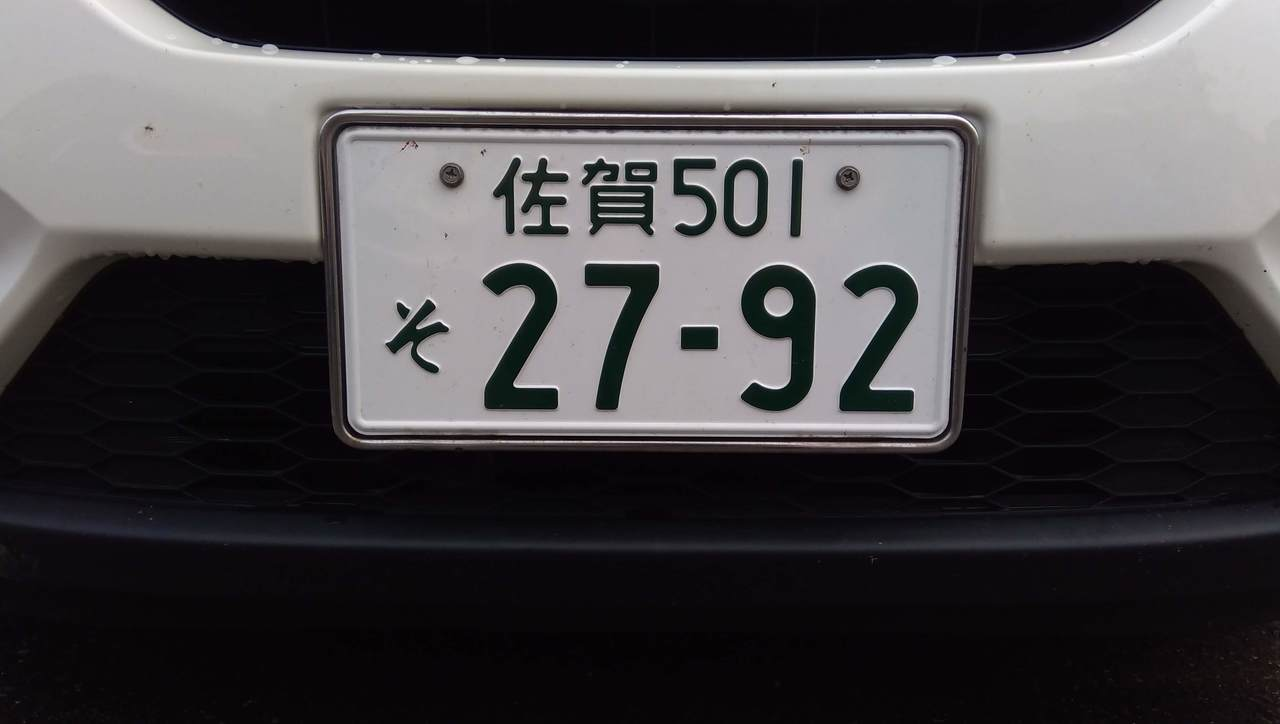
#> input picture ocr_dir/license_plate.jpg, 1280 x 724 px, found by its file name
$ jupyter execute ocr.ipynb
#> lines starting #> are read from the running program, lines starting #| are printed output that depends on the picture; after the words box and inside, x2 and y2 are one past the last pixel; in counts of white or black regions, pixels touching at a corner belong together
[cell 1]
# !pip install matplotlib # opencv-python numpy

[cell 2]
import cv2
import numpy as np
from matplotlib import pyplot as plt
img_dir = '/Users/yama/python/ocr_dir/'
img = cv2.imread(f'{img_dir}license_plate.jpg')
#> img is the input picture: shape (724, 1280, 3); mean B, G, R 71.7, 69.8, 72
img_rgb = cv2.cvtColor(img, cv2.COLOR_BGR2RGB)
img_gray = cv2.cvtColor(img, cv2.COLOR_BGR2GRAY)
# 平滑化処理 todo:エッジ検出の後の方が良い？
gray_image = cv2.bilateralFilter(img_gray, 11, 17, 17) # arg: img, d(フィルタの直径), sigmaColor(色空間の標準偏差), sigmaSpace(座標空間の標準偏差)
edged_image = cv2.Canny(gray_image, 30, 200) # todo: to check
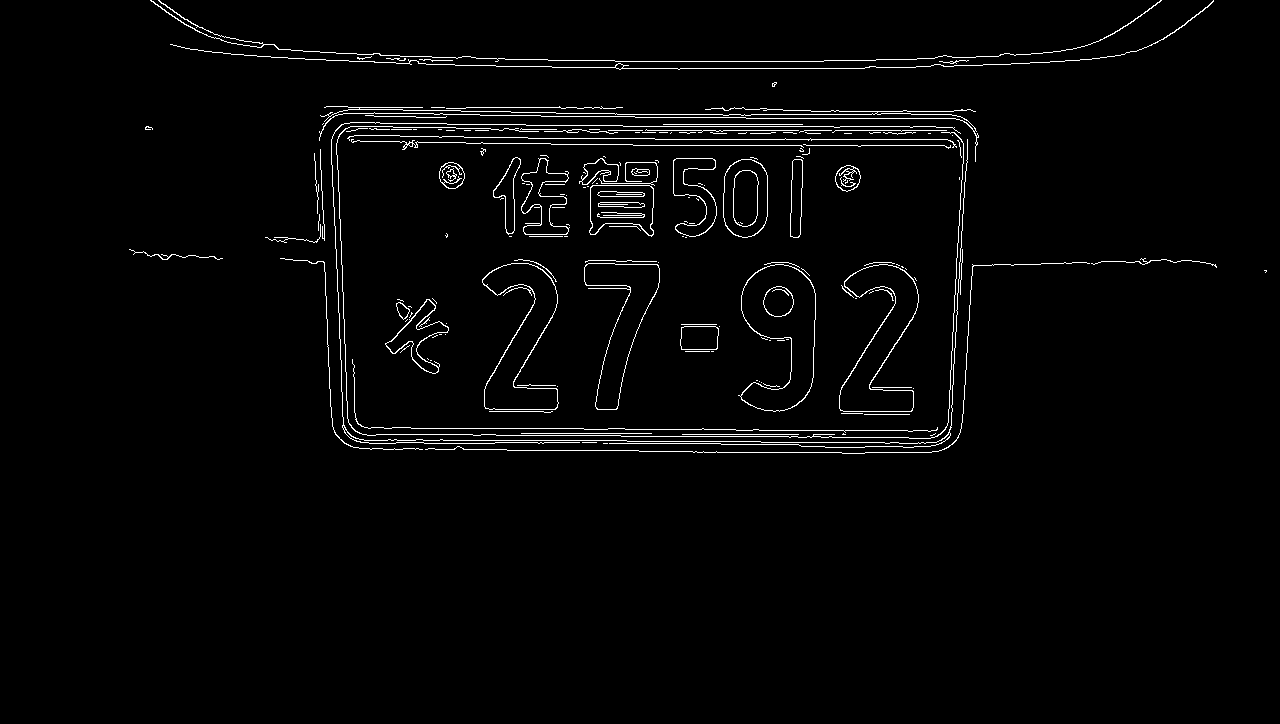
#> edged_image: shape (724, 1280); 2.2% white in thin lines or dots, all inside (x1, y1, x2, y2) = (129, 0, 1267, 454)
# close dilation, erosionを行いエッジを2本の細いエッジをまとめる
img_close = cv2.morphologyEx(edged_image, cv2.MORPH_CLOSE, np.ones((5, 5), dtype=gray_image.dtype))
#> img_close: shape (724, 1280); 4.1% white; 28 white regions (3 under 20 px), largest, box (x1, y1, x2, y2) and area: (280, 122, 1217, 454) 18075, (319, 106, 979, 162) 5112, (150, 0, 1214, 70) 3520
img_dilation = cv2.dilate(edged_image, np.ones((5, 5), dtype=edged_image.dtype))
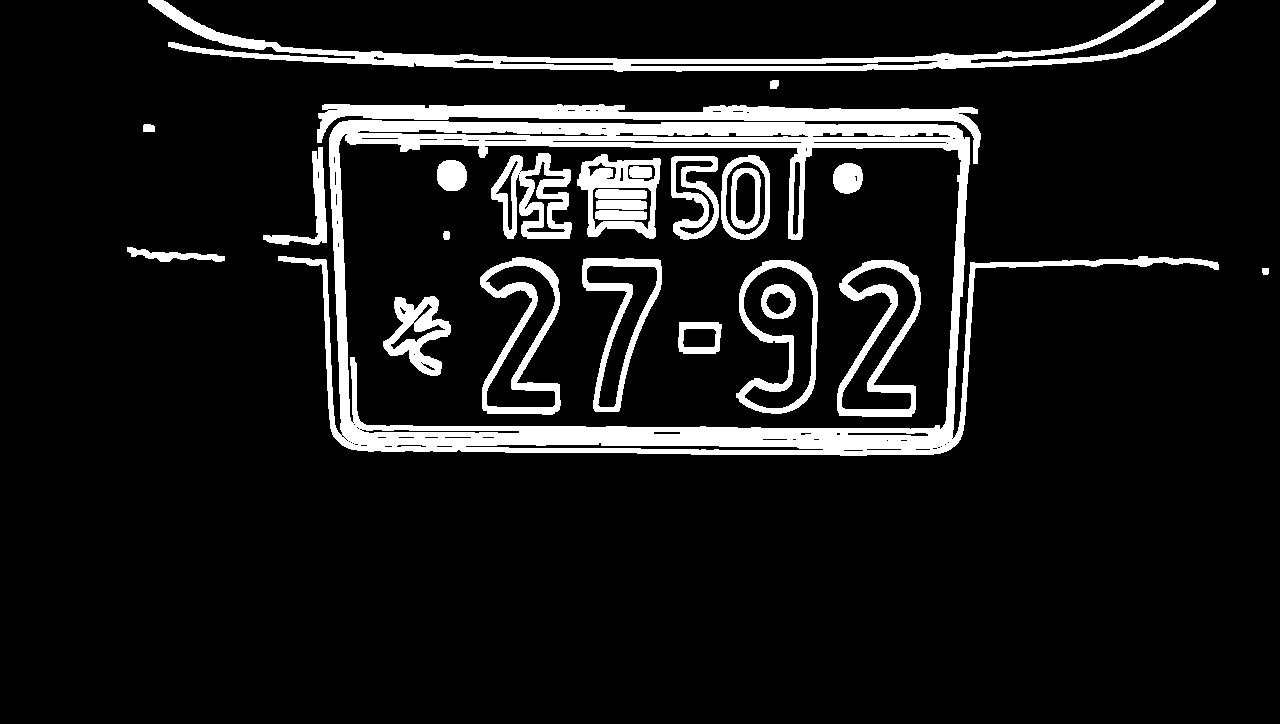
#> img_dilation: shape (724, 1280); 10.1% white; 27 white regions
contours, new = cv2.findContours(img_dilation.copy(), cv2.RETR_LIST, cv2.CHAIN_APPROX_SIMPLE)
#> contours = 132 contours, 51 with area under 20; largest, box (x1, y1, x2, y2) and area: (278, 120, 1219, 456) 209194, (338, 133, 962, 430) 169092, (148, 0, 1216, 72) 11766, (736, 260, 818, 414) 8452, (317, 104, 981, 164) 7961; new = 132 rows, first 6: [1, -1, -1, -1], [2, 0, -1, -1], [3, 1, -1, -1], [4, 2, -1, -1], [5, 3, -1, -1], [6, 4, -1, -1]
img1 = img.copy()
cv2.drawContours(img1, contours, -1, (0, 255, 0), 3) # 先にエッジ膨張させるのもあり
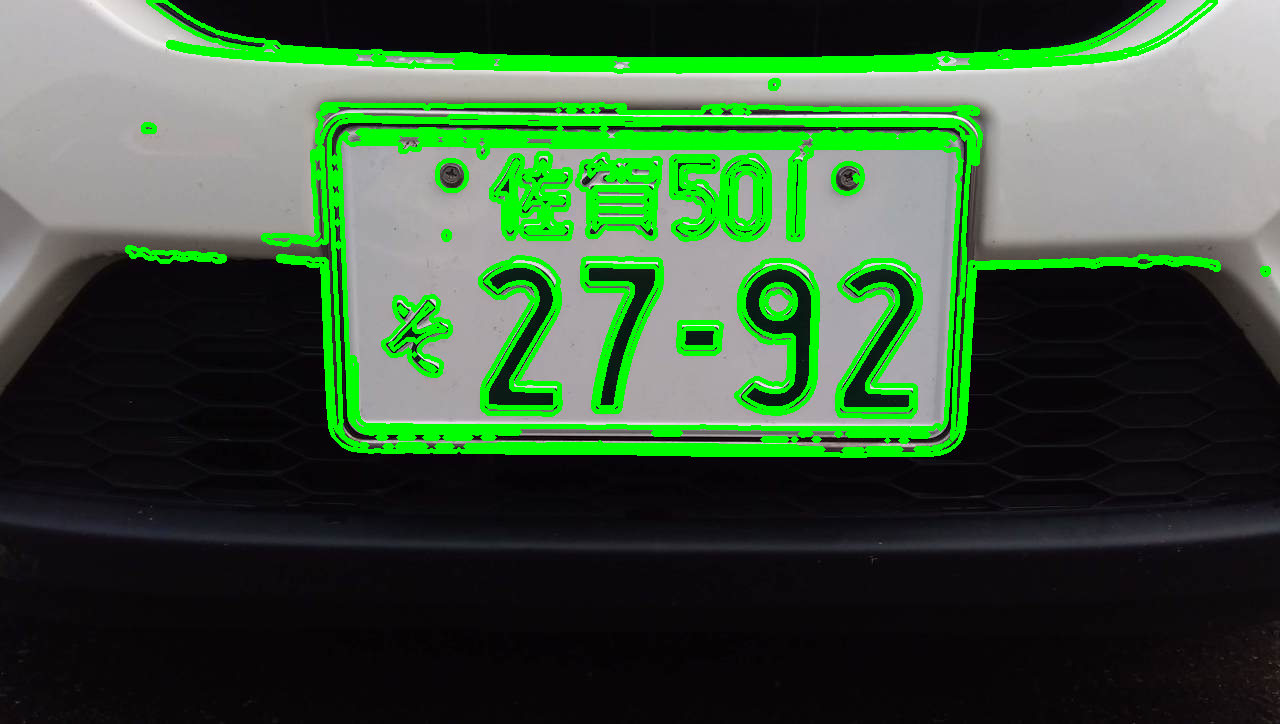
#> img1: shape (724, 1280, 3); 11.55% of pixels changed, all inside (x1, y1, x2, y2) = (125, 0, 1271, 458)
plt.imshow(img1)
contours = sorted(contours, key = cv2.contourArea, reverse = True)[:30]
#> contours = 30 contours; largest, box (x1, y1, x2, y2) and area: (278, 120, 1219, 456) 209194, (338, 133, 962, 430) 169092, (148, 0, 1216, 72) 11766, (736, 260, 818, 414) 8452, (317, 104, 981, 164) 7961
# stores the license plate contour
screenCnt = None
img2 = img.copy()
# draws top 30 contours
cv2.drawContours(img2, contours, -1, (0, 255, 0), 3)
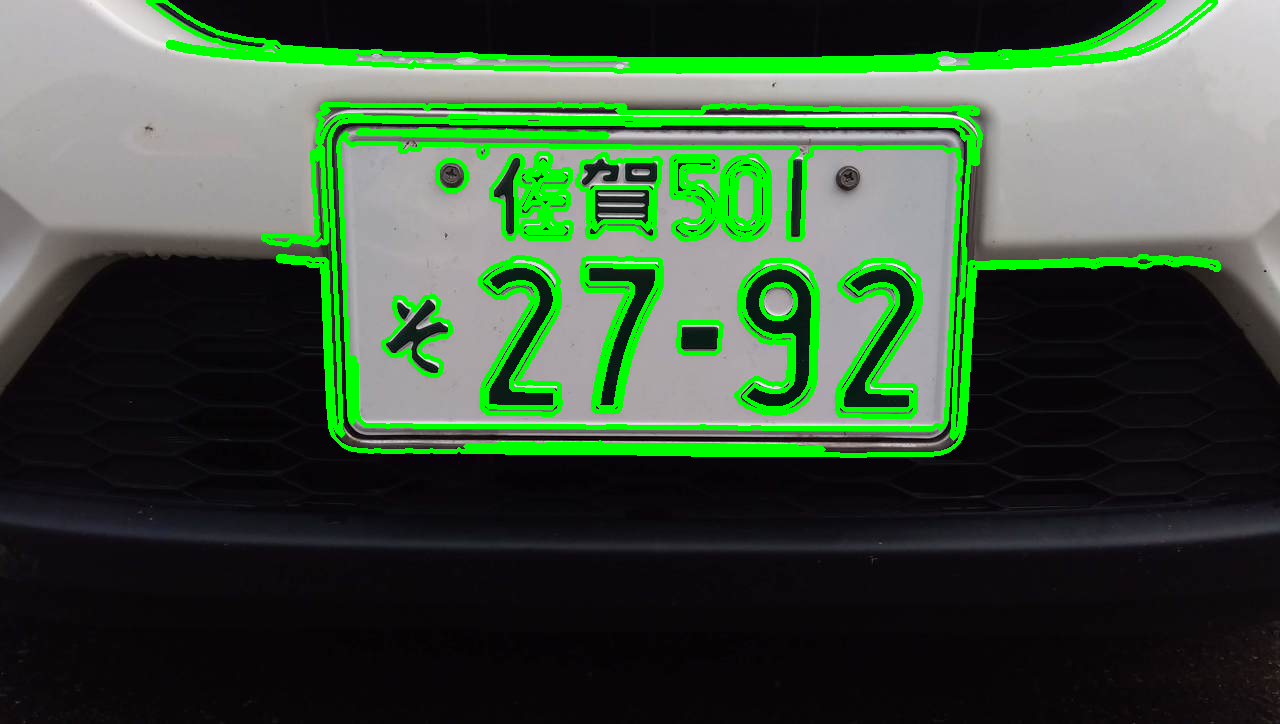
#> img2: shape (724, 1280, 3); 9.55% of pixels changed, all inside (x1, y1, x2, y2) = (146, 0, 1221, 458)
plt.imshow(img2)

count = 0
idx = 0
for c in contours:
    # approximate the license plate contour
    contour_perimeter = cv2.arcLength(c, True) # 周囲長の計算
    approx = cv2.approxPolyDP(c, 0.05 * contour_perimeter, True)
    # Look for contours with 4 corners
    if len(approx) == 4:
        print('approx=4')
        screenCnt = approx
        # find the coordinates of the license plate contour
        x, y, w, h = cv2.boundingRect(c)
        new_img = img[ y: y + h, x: x + w]
        # stores the new image
        cv2.imwrite(f'{img_dir}str_{idx}.png',new_img)
        idx += 1
#> this loop made 30 passes
#> (contour_perimeter, screenCnt, x, y, w, h) on passes 2, 8, 10, 15, 19, 20, 22, 23: (2184.8, [[339, 141], [957, 149], [945, 423], [352, 422]], 338, 133, 624, 297), (480.7, [[658, 259], [583, 259], [627, 292], [595, 411]], 582, 258, 80, 154), (339.2, [[582, 162], [588, 236], [653, 238], [660, 159]], 577, 154, 84, 85), (440.4, [[654, 266], [600, 407], [632, 285], [586, 269]], 586, 265, 72, 143), (201.6, [[592, 190], [647, 187], [648, 228], [595, 229]], 592, 187, 60, 43), (162.2, [[740, 168], [731, 219], [749, 228], [760, 179]], 731, 168, 30, 61), (143.3, [[679, 322], [679, 351], [719, 350], [721, 324]], 678, 322, 44, 32), (352.3, [[322, 147], [317, 236], [263, 239], [326, 242]], 263, 147, 64, 98)
#> contour_perimeter on passes 1, 4, 6, 7, 9, 11: 3269.5, 511.3, 586.1, 579.5, 461, 537.7
#| approx=4
#| approx=4
#| approx=4
#| approx=4
#| approx=4
#| approx=4
#| approx=4
#| approx=4
#> (further printed lines are left out)
#> pass 2, `new_img = img[ y: y + h, x: x + w]`:
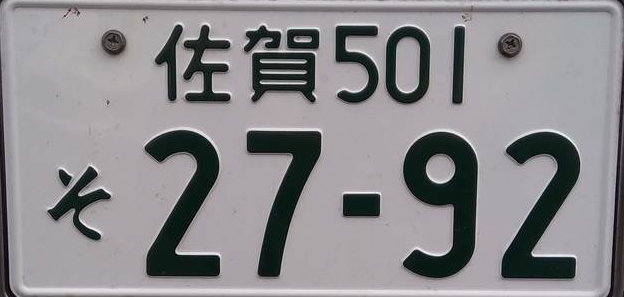
#> new_img: shape (297, 624, 3); mean B, G, R 140, 137.5, 138.8
#> after the loop, idx = 10
        # break
# draws the license plate contour on original image
# cv2.drawContours(original_image , [screenCnt], -1, (0, 255, 0), 3)
# cv2.imshow("detected license plate", original_image )
# # 画像の高さと幅を取得する
# height, width = img.shape[:2]
# # オブジェクトの四隅のポイントを定義
# input_pts = np.float32([[71, 95], [420,45], [160, 311], [505,245]])
# # アウトプットは元画像と同じサイズ
# output_pts = np.float32([[0, 0], [width, 0], [0, height], [width, height]])
# # getPerspectiveTransformの行列の取得
# matrix = cv2.getPerspectiveTransform(input_pts, output_pts)
# # 変換の適用
# result = cv2.warpPerspective(img, matrix, (width, height))
# # BGRからRGBへの変換
# result_rgb = cv2.cvtColor(result, cv2.COLOR_BGR2RGB)
#> figure, not shown here; B, G, R data is drawn as R, G, B

[cell 3]
len(contours)
#> Out = 30

[cell 4]
# 加工前と加工後の画像の確認
plt.subplot(2, 2, 1)
plt.imshow(img_rgb)
plt.title('Original')
plt.axis('off')
plt.subplot(2, 2, 2)
plt.imshow(img_gray, cmap='gray')
plt.title('Gray')
plt.axis('off')
plt.subplot(2, 2, 3)
plt.imshow(edged_image, cmap='gray')
plt.title('Edged')
plt.axis('off')
plt.subplot(2, 2, 4)
plt.imshow(img_close, cmap='gray')
plt.title('img_close')
plt.axis('off')
plt.show()

$ run again, with ocr_dir/str_0.png saved as ocr_dir/license_plate.jpg
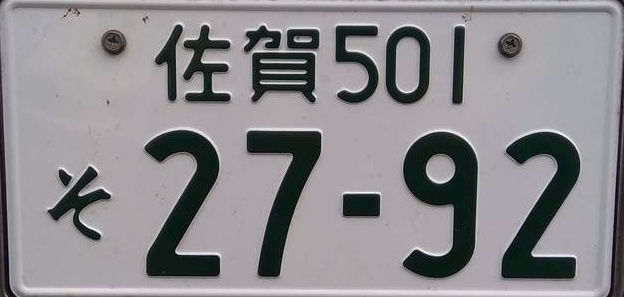
#> input picture ocr_dir/str_0.png, 624 x 297 px, found by its file name
#> img is the input picture: shape (297, 624, 3); mean B, G, R 140, 137.5, 138.8
#> `edged_image = cv2.Canny(gray_image, 30, 200)`:
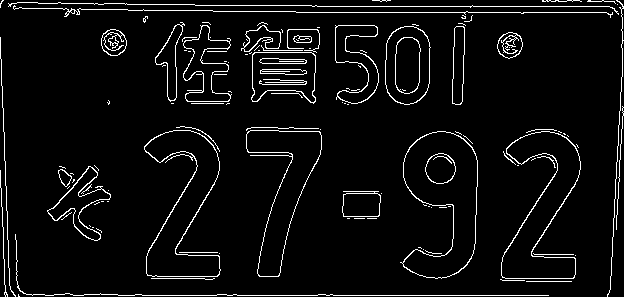
#> edged_image: shape (297, 624); 5.2% white in thin lines or dots
#> img_close: shape (297, 624); 8.6% white; 23 white regions (2 under 20 px), largest, box (x1, y1, x2, y2) and area: (8, 0, 624, 297) 3335, (0, 37, 549, 297) 2253, (500, 129, 581, 282) 1251
#> img_dilation: shape (297, 624); 24.5% white; 22 white regions
#> `contours, new = cv2.findContours(img_dilation.copy(), cv2.RETR_LIST, c..`: contours = 60 contours, 12 with area under 20; largest, box (x1, y1, x2, y2) and area: (0, 0, 624, 297) 9535, (398, 129, 480, 281) 8372, (498, 127, 583, 284) 7623, (142, 124, 223, 282) 7424, (244, 125, 324, 279) 5940; new = 60 rows, first 6: [1, -1, -1, -1], [2, 0, -1, -1], [3, 1, -1, -1], [4, 2, -1, -1], [5, 3, -1, -1], [6, 4, -1, -1]
#> `contours = sorted(contours, key = cv2.contourArea, reverse = True)[:30]`: contours = 30 contours; largest, box (x1, y1, x2, y2) and area: (0, 0, 624, 297) 9535, (398, 129, 480, 281) 8372, (498, 127, 583, 284) 7623, (142, 124, 223, 282) 7424, (244, 125, 324, 279) 5940
#> `cv2.drawContours(img2, contours, -1, (0, 255, 0), 3)`:
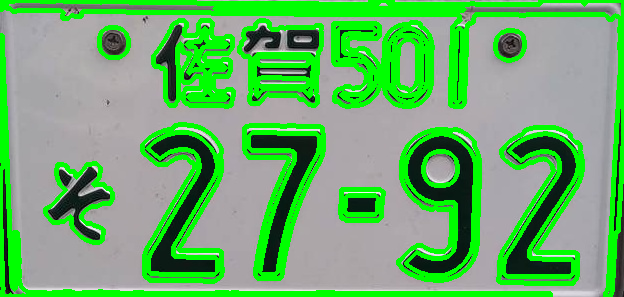
#> img2: shape (297, 624, 3); mean B, G, R 106, 176.4, 105.3
#> the loop `for c in contours:` made 30 passes
#> (contour_perimeter, screenCnt, x, y, w, h) on passes 1, 5, 7, 11, 13: (2120.6, [[0, 0], [618, 16], [611, 294], [622, 0]], 0, 0, 624, 297), (480.7, [[320, 126], [244, 127], [289, 159], [257, 278]], 244, 125, 80, 154), (343.8, [[244, 29], [250, 103], [315, 105], [321, 25]], 239, 20, 83, 86), (1741.4, [[0, 35], [2, 296], [550, 296], [14, 289]], 0, 35, 551, 262), (440.4, [[316, 133], [262, 274], [294, 152], [248, 136]], 248, 132, 72, 143)
#> (printed output is left out)
#> after the loop `for c in contours:`: idx = 13
#> Out = 30
